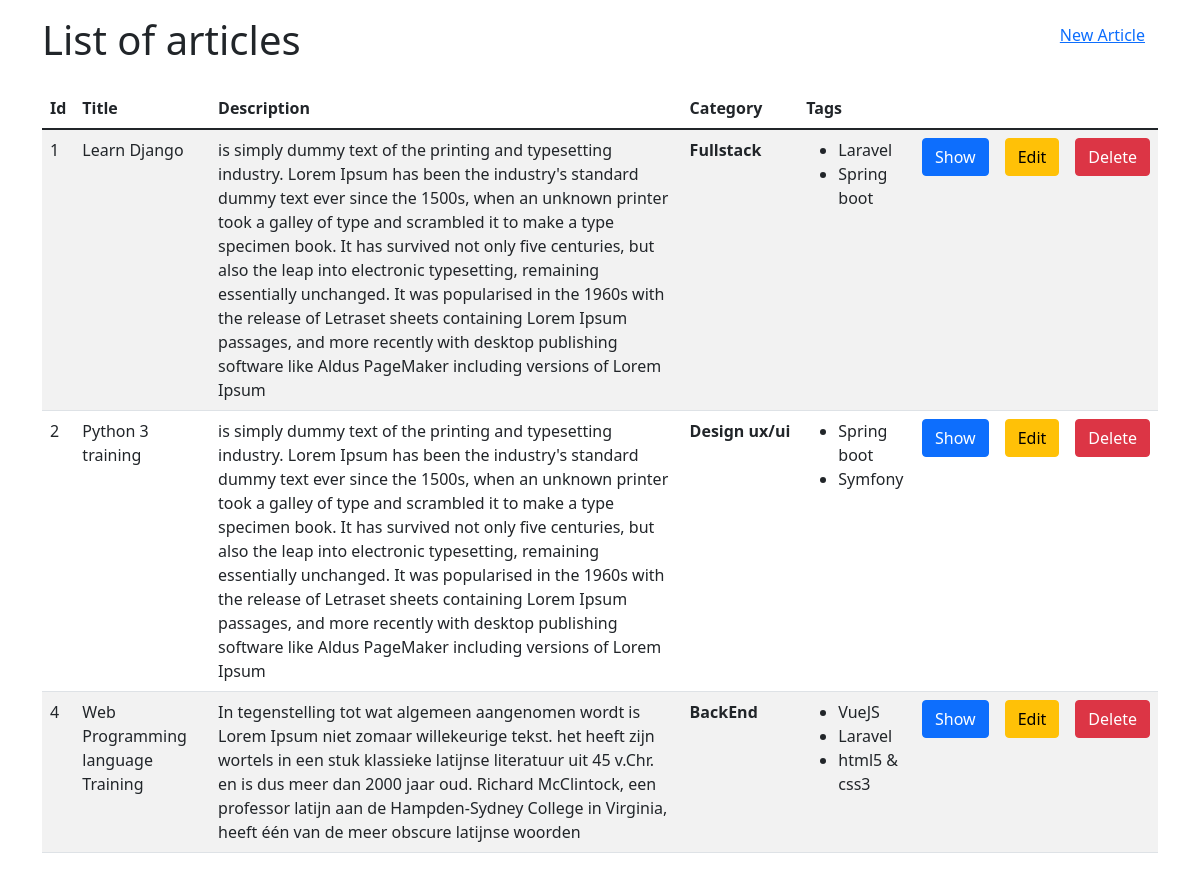
The app's page /articles/ with its own data.
### blog/models.py (models this page shows, shortened)
class Article(models.Model):
    state = IntegerField(default=0, choices=LIST_STATE)
    title= CharField(max_length=120, blank=True, null=True, unique=True)
    description= TextField(null=True)
    category = ForeignKey('Category',null=True, on_delete=models.SET_NULL)
    tags = ManyToManyField('Tag')
    created = DateTimeField(auto_now_add=True)
    updated = DateTimeField(auto_now=True)

class Category(models.Model):
    name = CharField(max_length=20,null=False)
    state = IntegerField(default=0, choices=LIST_STATE)
    created = DateTimeField(auto_now_add=True)
    updated = DateTimeField(auto_now=True)

class Tag(models.Model):
    name = CharField(max_length=20)
    created = DateTimeField(auto_now_add=True)
    updated = DateTimeField(auto_now=True)

### blog/views.py (the view)
# urls.py: path('', views.index, name='list_of_articles'),
def index(request):
    articles = Article.objects.filter(state=1)
    return render(request, 'blog/index.html',{'articles':articles})

### blog/templates/blog/index.html (shortened to what this page needs)
{% extends 'base.html' %}
{% block content%}
    <div class="container">
        <div class="row mt-3">
            <div class="col-md-6">
                <h1>List of articles</h1>
            </div>
            <div class="col-md-6 text-end">
                <a href="{% url 'create_article' %}" class="btn btn-link">New Article</a>
            </div>
        </div>
        <div class="row my-3">
            <div class="col-md-12">
                <table class="table table-striped">
                    <thead>
                        <tr>
                            <th>Id</th>
                            <th>Title</th>
                            <th>Description</th>
                            <th>Category</th>
                            <th>Tags</th>
                        </tr>
                    </thead>
                    <tbody>
                        {% for article in articles %}
                        <tr>
                            <td>{{ article.id }}</td>
                            <td>{{ article.title }}</td>
                            <td>{{ article.description }}</td>
                            <td nowrap><strong>{{ article.category.name }}</strong></td>
                            <td>
                                <ul>
                                   {% for tag in article.tags.all %}
                                        <li>{{tag.name}}</li>
                                    {% endfor %}
                                </ul>
                            </td>
                            <td class="text-end"> <a href="{% url 'show_article' article.id %}" class="btn btn-primary">Show</a> </td>
                            <td class="text-end"> <a href="{% url 'edit_article' article.id %}" class="btn btn-warning">Edit</a> </td>
                            <td class="text-end"> <a href="{% url 'delete_article' article.id %}" class="btn btn-danger">Delete</a> </td>
                        </tr>
                        {% endfor %}
                    </tbody>
                </table>
            </div>
        </div>
    </div>
{% endblock%}

### bright_coding/templates/base.html (shortened to what this page needs)
{% load static %}
<!DOCTYPE html>
<html lang="en">
<head>
    <link rel="stylesheet" href="{% static 'css/bootstrap.min.css' %}">
    <link rel="stylesheet" href="https://cdn.jsdelivr.net/npm/bootstrap-icons@1.7.2/font/bootstrap-icons.css">
</head>
<body>
    {% block content %}{% endblock %}
</body>
</html>

### records on screen
Article: id "1", title "Learn Django", description "is simply dummy text of the printing and typesetting industry. Lorem Ipsum has been the industry's standard dummy text ever since the 1500s, when an unknown printer took a galley of type and scrambled it to make a type specimen book. It has survived not only five centuries, but also the leap into electronic typesetting, remaining essentially unchanged. It was popularised in the 1960s with the release of Letraset sheets containing Lorem Ipsum passages, and more recently with desktop publishing software like Aldus PageMaker including versions of Lorem Ipsum", category.name "Fullstack"
Tag: name "Laravel"
Tag: name "Spring boot"
Article: id "2", title "Python 3 training", description "is simply dummy text of the printing and typesetting industry. Lorem Ipsum has been the industry's standard dummy text ever since the 1500s, when an unknown printer took a galley of type and scrambled it to make a type specimen book. It has survived not only five centuries, but also the leap into electronic typesetting, remaining essentially unchanged. It was popularised in the 1960s with the release of Letraset sheets containing Lorem Ipsum passages, and more recently with desktop publishing software like Aldus PageMaker including versions of Lorem Ipsum", category.name "Design ux/ui"
Tag: name "Symfony"
Article: id "4", title "Web Programming language Training", description "In tegenstelling tot wat algemeen aangenomen wordt is Lorem Ipsum niet zomaar willekeurige tekst. het heeft zijn wortels in een stuk klassieke latijnse literatuur uit 45 v.Chr. en is dus meer dan 2000 jaar oud. Richard McClintock, een professor latijn aan de Hampden-Sydney College in Virginia, heeft één van de meer obscure latijnse woorden", category.name "BackEnd"
Tag: name "VueJS"
Tag: name "html5 & css3"
